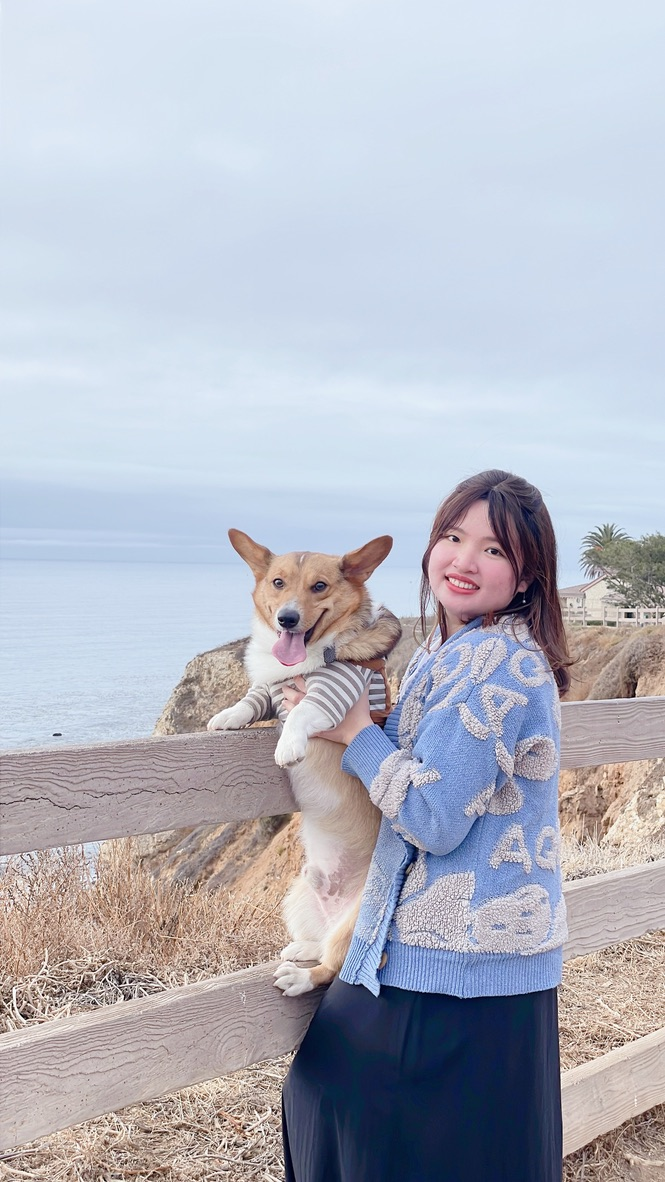
#> input picture face_detector_recognizer/photo/boo_bear.jpeg, 665 x 1182 px
$ python face_detect.py
#> lines starting #> are read from the running program, lines starting #| are printed output that depends on the picture; after the words box and inside, x2 and y2 are one past the last pixel; in counts of white or black regions, pixels touching at a corner belong together
import cv2 as cv

img = cv.imread('photo/boo_bear.jpeg')
#> img is the input picture: shape (1182, 665, 3); mean B, G, R 194.7, 183.2, 180.2
cv.imshow('face', img)

#haar cascade use the edge detector to detect faces
gray = cv.cvtColor(img, cv.COLOR_BGR2GRAY)
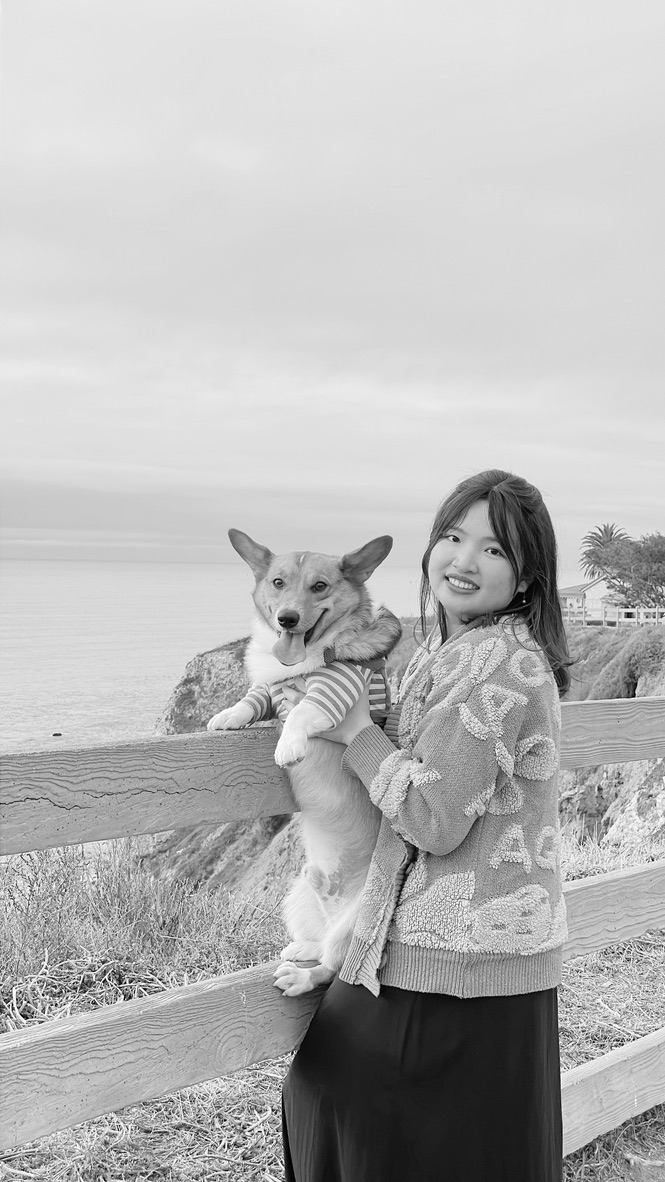
#> gray: shape (1182, 665); min 1, max 255, mean 183.6
cv.imshow('Grayscale', gray)

haar_cascade = cv.CascadeClassifier('haar_face.xml')

# Detect faces, minNeighbors: how many neighbors to check for every potential object, make it susceptible to noise
faces_rect = haar_cascade.detectMultiScale(gray, scaleFactor=1.1, minNeighbors=6)
#> faces_rect = ()
print(f'Number of faces found = {len(faces_rect)}')
#| Number of faces found = 0

# Draw rectangles around faces
for (x, y, w, h) in faces_rect:
    cv.rectangle(img, (x, y), (x+w, y+h), (0, 255, 0), 2)
#> this loop made 0 passes

cv.imshow('Detected Faces', img)


capture = cv.VideoCapture('video/SNOW.mp4')

while True:
    isTrue, frame = capture.read()
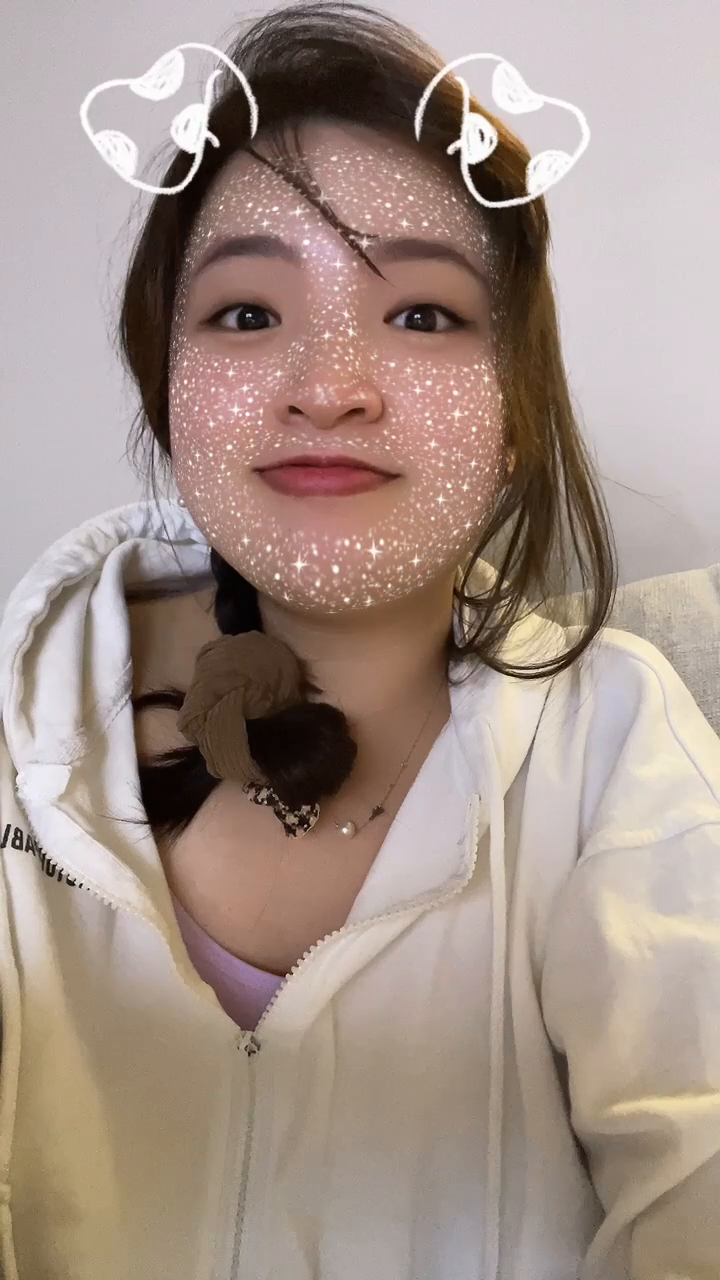
#> input picture frame 4 of face_detector_recognizer/video/SNOW.mp4, 720 x 1280 px
#> frame is the input picture: shape (1280, 720, 3); mean B, G, R 136.2, 145.5, 163.8
    # cv.imshow('Video', frame)

    gray = cv.cvtColor(frame, cv.COLOR_BGR2GRAY)
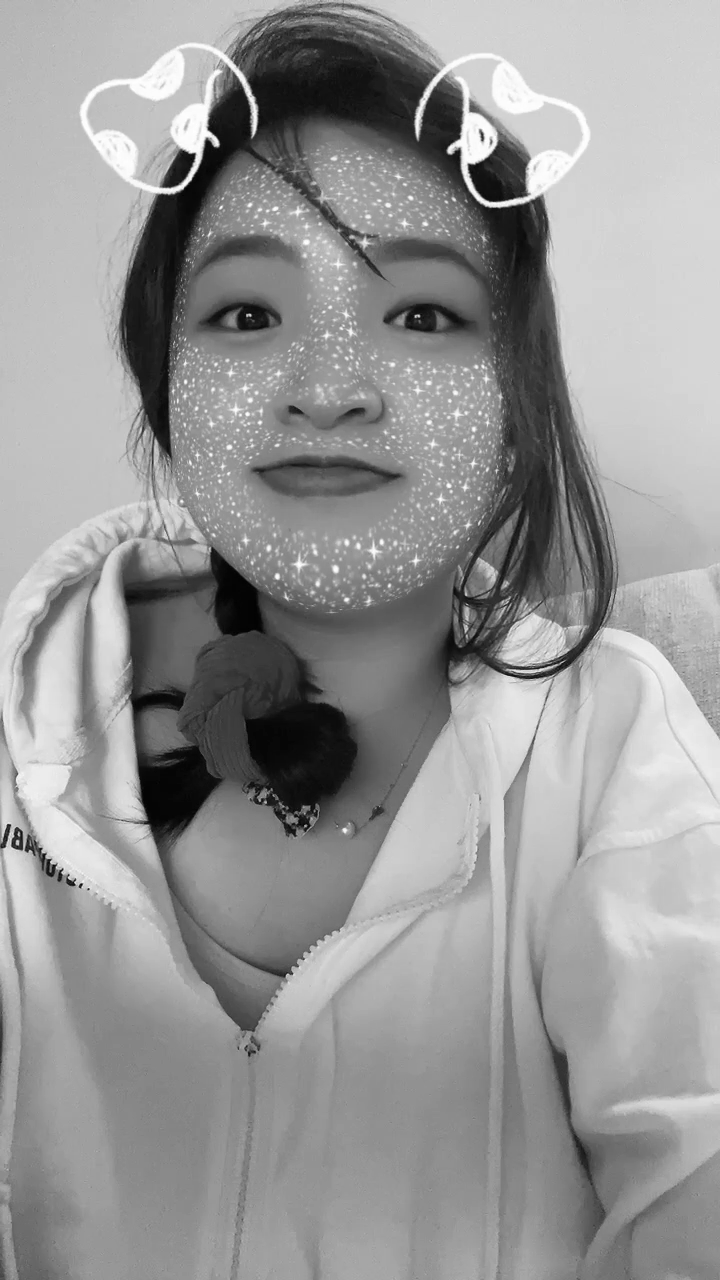
#> gray: shape (1280, 720); min 0, max 255, mean 149.9
    # cv.imshow('Grayscale', gray)

    faces_rect = haar_cascade.detectMultiScale(gray, scaleFactor=1.1, minNeighbors=6)
#> faces_rect = [[117, 148, 434, 434]]
    print(f'Number of faces found = {len(faces_rect)}')
#| Number of faces found = 1

    # Draw rectangles around faces
    for (x, y, w, h) in faces_rect:
        cv.rectangle(frame, (x, y), (x+w, y+h), (0, 255, 0), 2)
#> this loop made 1 pass
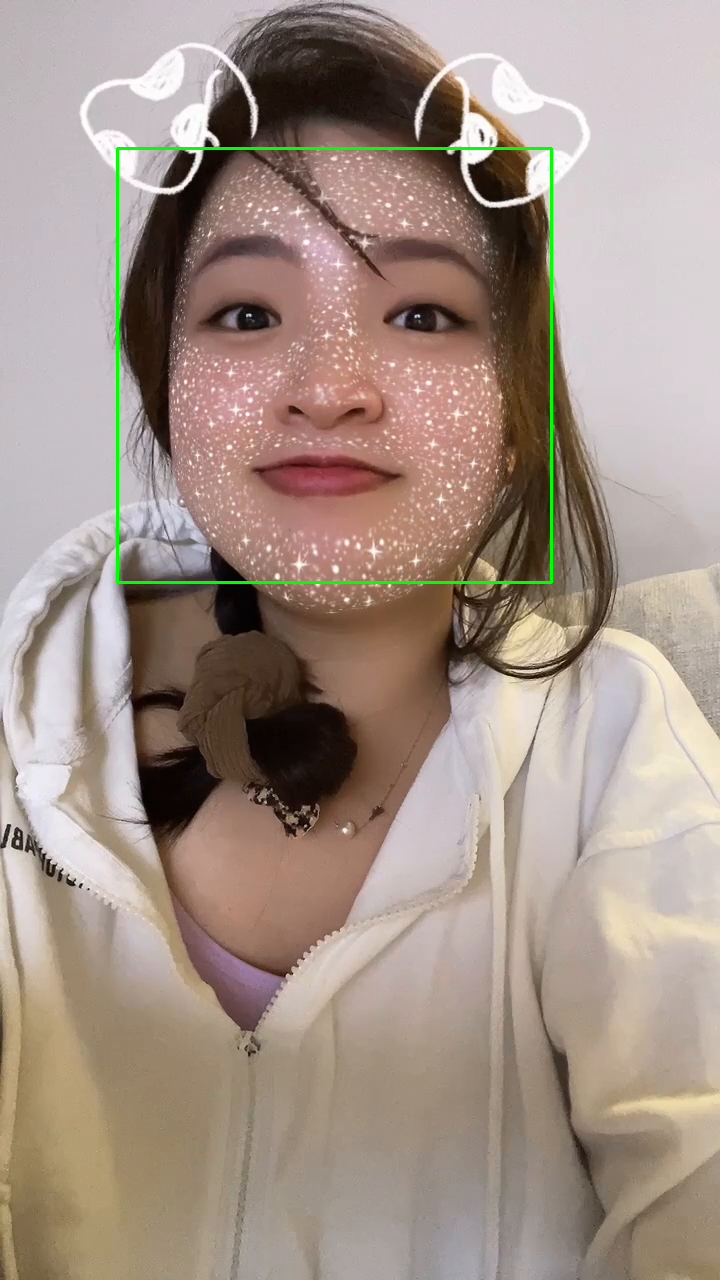
#> frame: shape (1280, 720, 3); 0.56% of pixels changed, all inside (x1, y1, x2, y2) = (116, 147, 553, 584)

    cv.imshow('Detected Faces', frame)

    if cv.waitKey(20) & 0xFF == ord('d'):
#> (key Esc is pressed here)
        break

capture.release()
cv.destroyAllWindows()

# cv.waitKey(0)
# cv.destroyAllWindows()
